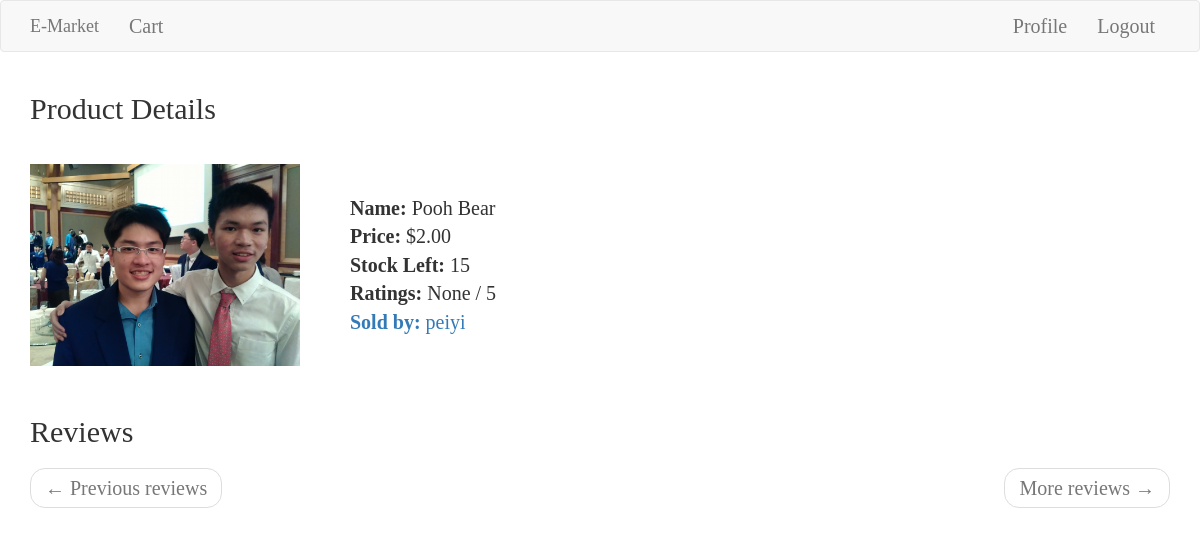
The page /product/1 (signed in) on the database its author committed.
### app/models.py (models this page shows, shortened)
class Product(db.Model):
    id = db.Column(db.Integer, primary_key=True)
    name = db.Column(db.String(120), index=True)
    price = db.Column(db.Float, index=True)
    stock = db.Column(db.Integer, index=True)
    avg_ratings = db.Column(db.Float, index=True)
    image_url = db.Column(db.String(400), index=True)
    seller_id = db.Column(db.Integer, db.ForeignKey('user.id'))
    review = db.relationship('Review', backref='product', lazy='dynamic')
    buyers = db.relationship(
        'User',
        secondary=in_carts,
        backref="boughts",
        lazy="dynamic")

class User(UserMixin, db.Model):
    id = db.Column(db.Integer, primary_key=True)
    username = db.Column(db.String(64), unique=True, index=True)
    email = db.Column(db.String(120), unique=True, index=True)
    password_hash = db.Column(db.String(128))
    products = db.relationship('Product', backref='seller', lazy='dynamic')
    reviews = db.relationship('Review', backref='reviewer', lazy='dynamic')
    in_cart = db.relationship(
        'Product',
        secondary=in_carts,
        backref="buyinguser",
        lazy='dynamic')

### app/routes.py (the view)
@app.route('/product/<id>')
@login_required
def product(id):
    page = request.args.get('page',1,type=int)
    product = Product.query.filter_by(id=id).first()
    reviews = Review.query.filter_by(product_id=id)
    page_reviews = reviews.paginate(page, app.config['PER_PAGE'], False)
    next_url = url_for('product', id=id, page=page_reviews.next_num) if page_reviews.has_next else None
    prev_url = url_for('product', id=id, page=page_reviews.prev_num) if page_reviews.has_prev else None
    return render_template('product.html', product=product, reviews=page_reviews.items,
                           next_url=next_url, prev_url=prev_url)

### app/models.py (called while the page is built)
@login.user_loader
def load_user(id):
    return User.query.get(int(id))

### app/templates/product.html (shortened to what this page needs)
{% extends "base.html" %}
{% block app_content %}
  <h1 class="headers">Product Details</h1>
  <br>
  <div style="display: flex; flex-direction: row; justify-content: flex-start;">
    <img width = "270px;" src="{{url_for('static', filename=product.image_url)}}" alt="image">
    <p style="margin-left: 50px; margin-top: 30px;">
      <strong>Name:</strong> {{product.name}} <br>
      <strong>Price:</strong> ${{'%.2f' % product.price}} <br>
      <strong>Stock Left:</strong> {{product.stock}} <br>
      {% if product.avg_ratings %}
      <strong>Ratings:</strong> {{'%.1f' % product.avg_ratings}} / 5
      {% else %}
      <strong>Ratings:</strong> {{product.avg_ratings}} / 5
      {% endif %}
      <br>
      <a href="{{url_for('user', username=product.seller.username)}}">
        <strong>Sold by:</strong> {{product.seller.username}} <br>
      </a>
    </p>
  </div>
  <div>
    <br>
  <h2 class="headers">Reviews</h2>
  </div>
  <nav aria-label="...">
        <ul class="pager">
            <li class="previous{% if not prev_url %} disabled{% endif %}">
                <a href="{{ prev_url or '#' }}">
                    <span aria-hidden="true">&larr;</span> Previous reviews
                </a>
            </li>
            <li class="next{% if not next_url %} disabled{% endif %}">
                <a href="{{ next_url or '#' }}">
                    More reviews <span aria-hidden="true">&rarr;</span>
                </a>
            </li>
        </ul>
    </nav>
{% endblock %}

### app/templates/base.html (style rules this page uses)
* { font-size: 20px; font-family: Segoe UI Light; }
.headers { font-family: Segoe UI Semibold; font-size: 30px; }

### rows shown on the page
Product: image_url (picture), name "Pooh Bear", price "2.00", stock "15", avg_ratings "None"
User: seller.username "peiyi"
